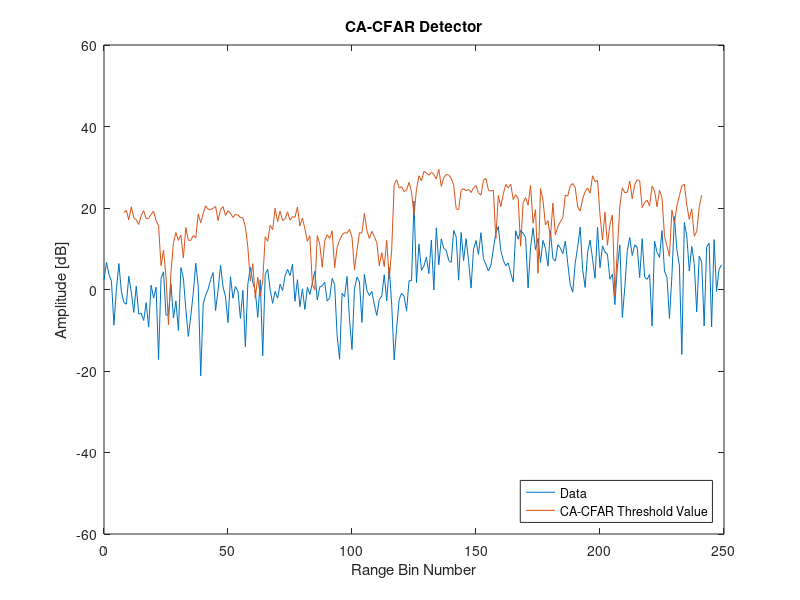

The MATLAB source for this figure:
%% File information
% Written by M. Y. Martin (MRTMOG014)
% EEE4022S (2018)
% CA_CFAR_Threshold.m: Simulate CA-CFAR detector with Gaussian data

%% CA-CFAR detector
clc;
close all;
clear;

% define inputs and parameters
D = 250;                                % length of data; number of samples
N = 16;                                 % length of window
Np = 1;                                 % number of pulses
j = 1i;                                 % use j as sqrt(-1)
PFA = 10^-6;                            % desired PFA
SNRdB = 20;                             % SNR in Decibels
SNR = 10^(SNRdB/10);                    % Decibels to linear SNR

% include multiple targets
t = 1;                                  % number of targets and interfering targets (max 3)

% include clutter edge
v = 10;                                  % variance of noise in clutter edge; v = 1 => no clutter edge
d = -1;                                  % number of samples from centre to clutter edge start (distance)

% 1xD matrix of complex Gaussian noise: (I + jQ)/sqrt(2); v scales second part => clutter edge
noise = [((randn(1,(D/2) + d) + j.*randn(1,(D/2) + d))/sqrt(2)),(sqrt(v)*(randn(1,(D/2) - d) + j.*randn(1,(D/2) - d))/sqrt(2))];
    
% insert target(s)
target_voltage = sqrt(SNR);
target_signal = target_voltage*(randn(1,t) + j.*randn(1,t))/sqrt(2);
signal = noise; % noise only; H0
for y = 0:(t - 1)   % update signal with targets from centre of data at intervals of 3 samples ???
    signal((D/2) + 1 + 3*y) = (signal((D/2) + 1 + 3*y) + target_signal(y + 1)).^2;  % H1
end

% compute CA-CFAR interference statistic 'g'
g = zeros(D,1);
for CUT = (N/2 + 1):1:(D - N/2)    % first N/2 and last N/2 samples in signal will NOT become the CUT (eg. 9 to 392)
    g(CUT) = mean([signal((CUT - N/2):(CUT - 1)) signal((CUT + 1):(CUT + N/2))]); % cell-average data in window (excluding CUT)
end

% compute CA-CFAR constant 'a' for desired PFA
a = N.*(PFA.^(-(1./N)) - 1);

% compute detection threshold 'T'
T = a.*g;

% plot the threshold and noise
x = 0:(D - 1); % x-axis sample number
figure;
plot(x,20*log10(signal),x,20*log10(T));
ylim([-60 60]);
xlabel('Range Bin Number');
ylabel('Amplitude [dB]');
title('CA-CFAR Detector');
lgd = legend('Data','CA-CFAR Threshold Value');
set(lgd,'Location','SouthEast');
